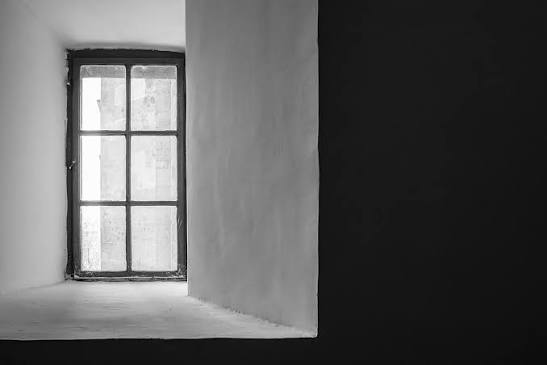
#> input picture images.jpg, 547 x 365 px
$ python gorev1.py   (older library calls are emulated)
#> lines starting #> are read from the running program, lines starting #| are printed output that depends on the picture
import cv2
import numpy as np
import matplotlib.pyplot as plt

# 1. Görüntüyü gri tonlamalı (grayscale) olarak yükleme
image = cv2.imread('images.jpg', cv2.IMREAD_GRAYSCALE)
#> image is the input picture: shape (365, 547); min 0, max 255, mean 92.4

# 2. Gürültüyü azaltmak için hafif Gauss filtresi (örneğin 3x3 veya 5x5 çekirdek boyutu)
blurred = cv2.GaussianBlur(image, (3, 3), sigmaX=1.0)

# 3. İstenen 3x3 dikey Prewitt çekirdeğinin (kernel) tanımlanması
prewitt_kernel_x = np.array([
    [-1, 0, 1],
    [-1, 0, 1],
    [-1, 0, 1]
], dtype=np.float32)

# 4. Konvolüsyon işlemi (negatif gradyan değerlerini kaybetmemek için cv2.CV_64F kullanılır)
prewitt_edges = cv2.filter2D(blurred, cv2.CV_64F, prewitt_kernel_x)
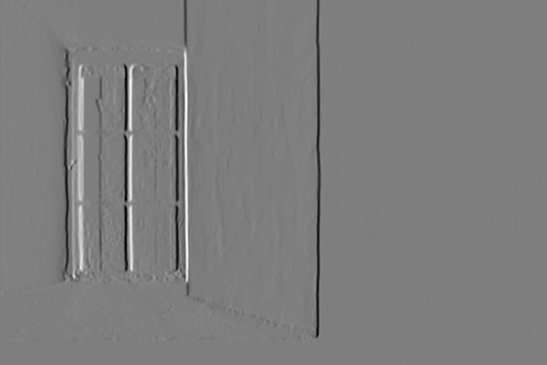
#> prewitt_edges: shape (365, 547) float64; min -336, max 341, mean -1.2; drawn with min black and max white

# 5. Mutlak değer alma ve 8-bit (0-255) aralığına normalize etme
prewitt_edges_abs = np.absolute(prewitt_edges)
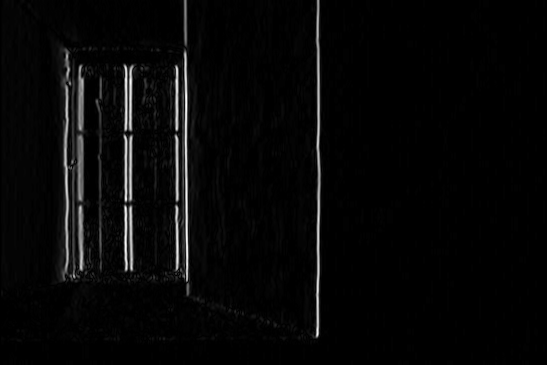
#> prewitt_edges_abs: shape (365, 547) float64; min 0, max 341, mean 9.8; drawn with min black and max white
prewitt_edges_8u = np.uint8(np.clip(prewitt_edges_abs, 0, 255))
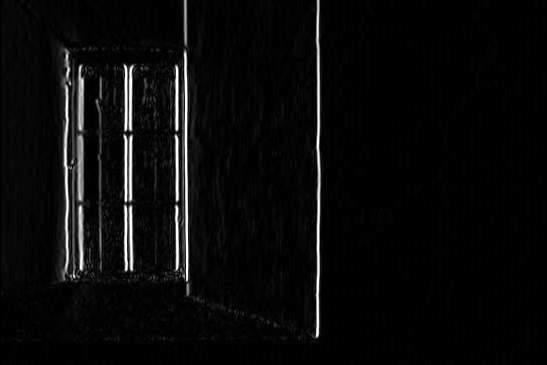
#> prewitt_edges_8u: shape (365, 547); min 0, max 255, mean 9.6

# Sonuçları görselleştirme
plt.figure(figsize=(12, 6))

plt.subplot(1, 3, 1)
plt.title("Orijinal Gri Tonlama")
plt.imshow(image, cmap='gray')
plt.axis('off')

plt.subplot(1, 3, 2)
plt.title("Gauss ile Yumuşatılmış")
plt.imshow(blurred, cmap='gray')
plt.axis('off')

plt.subplot(1, 3, 3)
plt.title("Dikey Prewitt Filtresi Sonucu")
plt.imshow(prewitt_edges_8u, cmap='gray')
plt.axis('off')

plt.tight_layout()
plt.show()
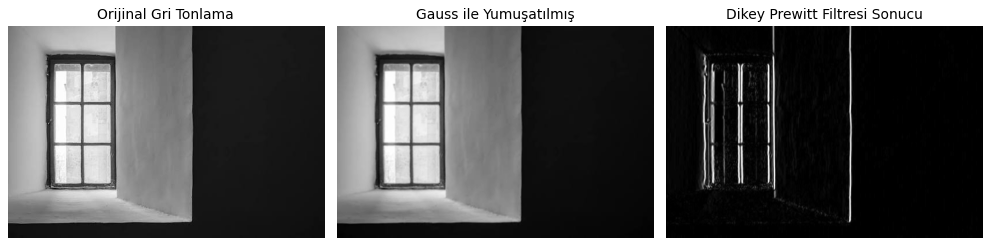
#> figure drawn by matplotlib, 3 panels

$ run again, with wall_street.jpg copied over images.jpg
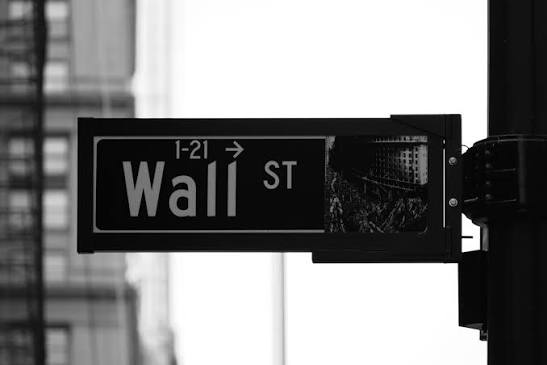
#> input picture wall_street.jpg, 547 x 365 px
#> image is the input picture: shape (365, 547); min 0, max 255, mean 128.8
#> `prewitt_edges_8u = np.uint8(np.clip(prewitt_edges_abs, 0, 255))`:
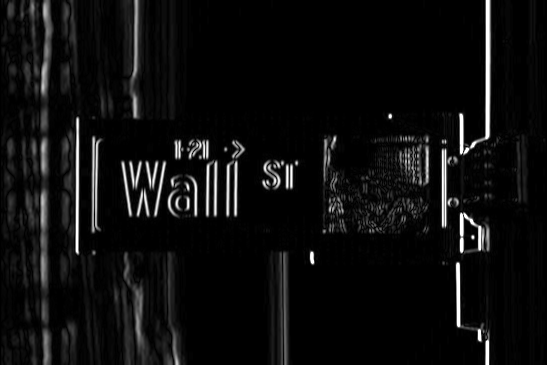
#> prewitt_edges_8u: shape (365, 547); min 0, max 255, mean 13.9
#> `plt.show()`:
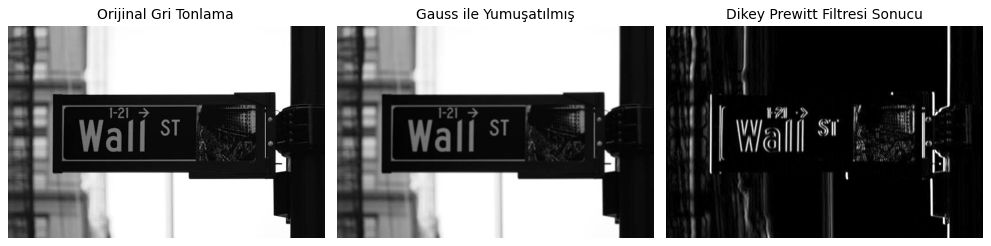
#> figure drawn by matplotlib, 3 panels
